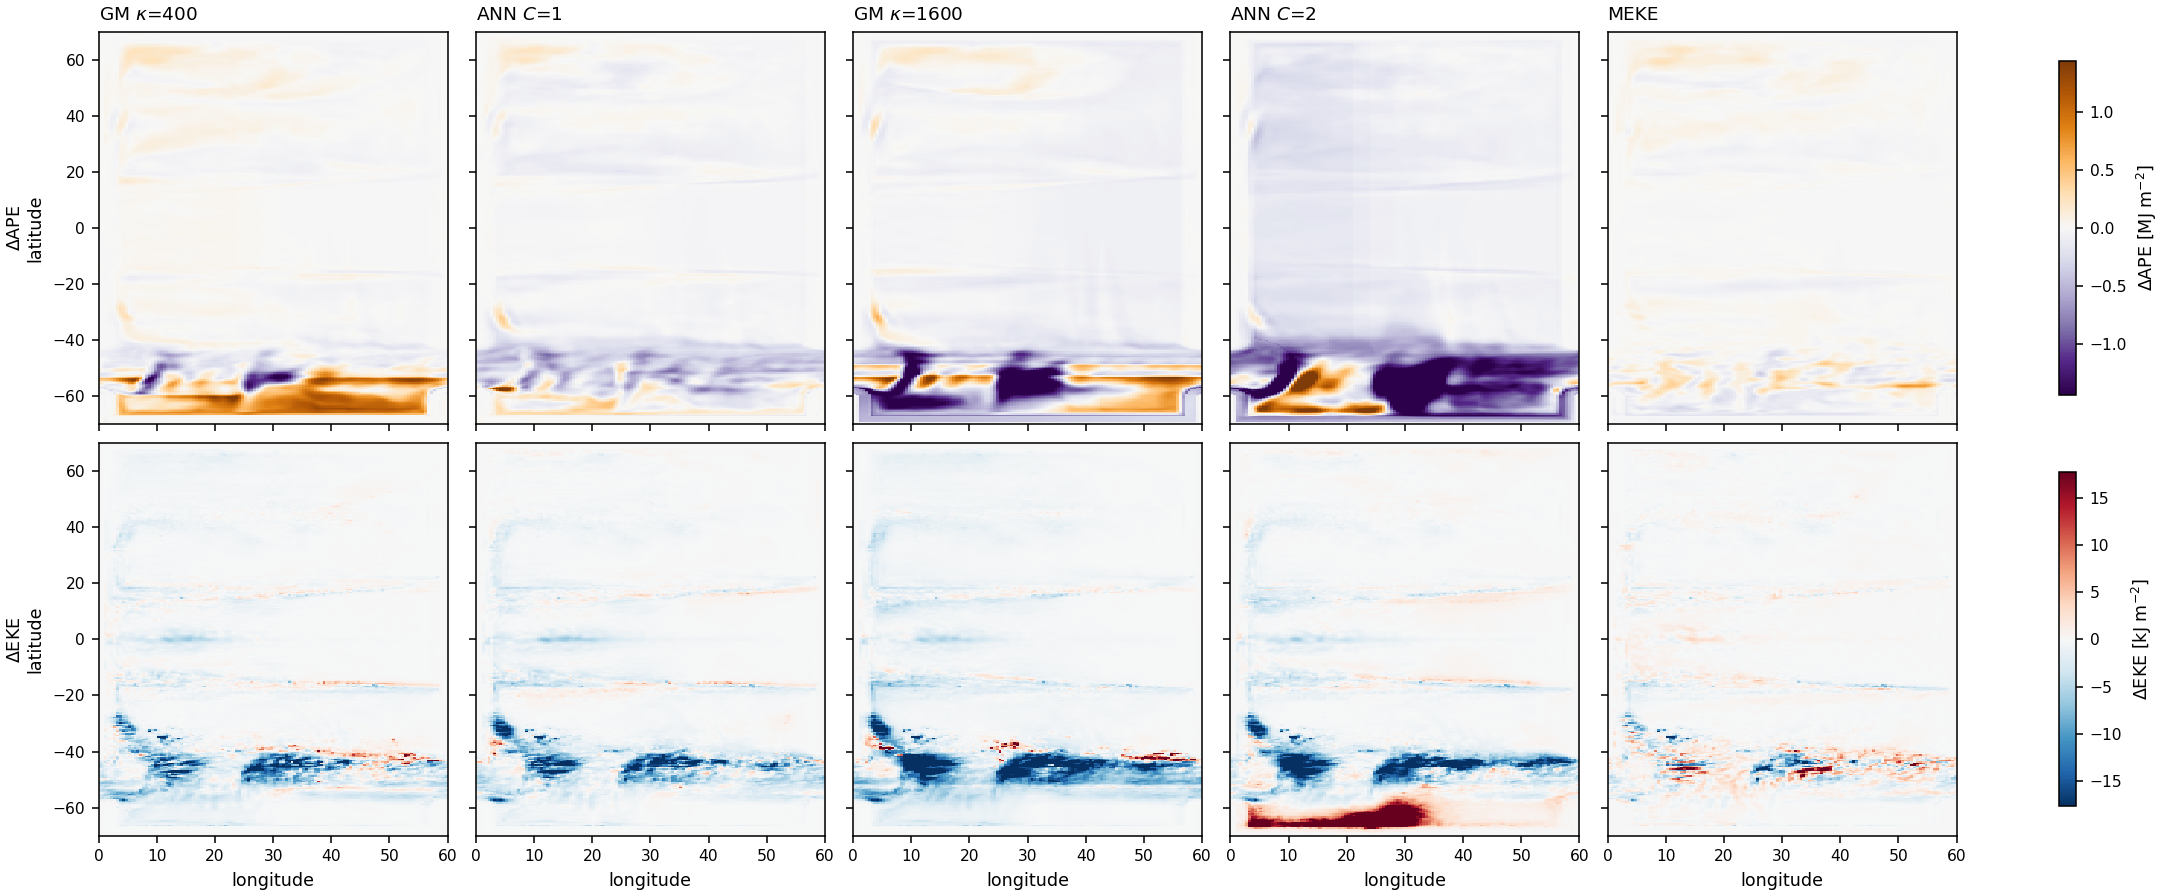

Generate this figure with Python:
"""NW2 analogue of the channel's dAPE / dEKE map comparison (Sec 4.1 Fig channel_ape_eke).

NW2 is ISOPYCNAL, so the interface-displacement APE the channel had to build in rho2 diagnostic
space is native here: the model's own `e` are the isopycnal interfaces and the layer densities are
fixed targets (zl coordinate), so

    APE(x,y) = sum_i 0.5 * g * drho_i * (e_i - R_i)^2      [J/m2]

with drho_i the density jump across interface i and R_i a common reference profile. There being no
truth comparison by design (Dhruv 2026-07-29: measure the RESPONSE to the parameterization, not the
match to a high-res truth), the reference is the horizontal mean of the unparameterized run's
time-mean interfaces -- a stated convention, since APE is quadratic and the reference does not
cancel in differences.

dEKE is the column-integrated resolved eddy energy from snapshot variance,
rho0 * sum_k 0.5 * h_k * (var_t u + var_t v), exactly as in the channel.

Everything is differenced against `bare`, which in NW2 is a TRUE zero-closure reference (MOM6
defaults THICKNESSDIFFUSE=False, KHTH=0 and the NW2 config never sets them)."""
import numpy as np, xarray as xr, glob
import matplotlib; matplotlib.use("Agg"); import matplotlib.pyplot as plt

B = "/scratch/db194/mom6/jul2026_nw2"
RHO0, G, NWIN = 1035.0, 9.8, 5
# paired for comparison: matched-response pair first, then the stronger pair, then MEKE
ORDER = [("GM400", "GM $\\kappa$=400"), ("ANN_c1p0", "ANN $C$=1"),
         ("GM1600", "GM $\\kappa$=1600"), ("ANN_c2p0", "ANN $C$=2"), ("MEKE", "MEKE")]

def last(run, stream, n=NWIN):
    return sorted(glob.glob(f"{B}/{run}/output/{stream}_*.nc"))[-n:]

def emean(run):
    fs = last(run, "longmean")
    return np.mean([xr.open_dataset(f, decode_times=False)["e"].mean("time").values for f in fs], axis=0)

def eke_map(run):
    out = []
    for f in last(run, "snapshots"):
        d = xr.open_dataset(f, decode_times=False)
        u, v, h = d["u"].values, d["v"].values, d["h"].values
        uc = 0.5 * (u[..., :-1] + u[..., 1:])                     # xq -> xh
        vc = 0.5 * (v[:, :, :-1, :] + v[:, :, 1:, :])             # yq -> yh
        var = 0.5 * (np.nanvar(uc, axis=0) + np.nanvar(vc, axis=0))   # (zl,y,x)
        hm = np.nanmean(h, axis=0)
        out.append(RHO0 * np.nansum(hm * var, axis=0))
        d.close()
    return np.mean(out, axis=0)

d0 = xr.open_dataset(last("bare", "longmean")[-1], decode_times=False)
rho_l = d0["zl"].values                       # layer target densities
lat, lon = d0["yh"].values, d0["xh"].values
d0.close()
# interface i sits between layers i-1 and i; interior interfaces 1..nz-1
drho = np.diff(rho_l)                          # (nz-1,)

e_bare = emean("bare")
R = np.nanmean(e_bare[1:-1], axis=(1, 2))      # common reference: horizontal-mean bare interfaces

def ape_map(e):
    ei = e[1:-1]                               # interior interfaces
    return np.nansum(0.5 * G * drho[:, None, None] * (ei - R[:, None, None]) ** 2, axis=0)

A0, K0 = ape_map(e_bare), eke_map("bare")
res = {}
for r, lab in ORDER:
    res[r] = (ape_map(emean(r)) - A0, eke_map(r) - K0, lab)

w = np.cos(np.deg2rad(lat))[:, None]
print(f"{'run':<10}{'dAPE mean':>12}{'dEKE mean':>12}{'dAPE rms':>11}{'dEKE rms':>11}")
for r, lab in ORDER:
    da, dk, _ = res[r]
    f = lambda x: float(np.nansum(x * w) / np.nansum(w * np.isfinite(x)))
    print(f"{r:<10}{f(da)/1e3:>11.1f}k{f(dk)/1e3:>11.1f}k{np.nanstd(da)/1e3:>10.1f}k{np.nanstd(dk)/1e3:>10.1f}k")
print("  (J/m2, area-weighted; k = 10^3)")

print("\npattern correlation of the RESPONSE between closures (dAPE):")
for a in ("ANN_c1p0", "ANN_c2p0"):
    for b in ("GM400", "GM1600", "MEKE"):
        x, y = res[a][0].ravel(), res[b][0].ravel()
        m = np.isfinite(x) & np.isfinite(y)
        print(f"  r({a:<9} , {b:<7}) = {np.corrcoef(x[m], y[m])[0,1]:+.3f}")

plt.rcParams.update({"font.size": 9, "axes.titlesize": 9.5, "axes.labelsize": 9,
                     "xtick.labelsize": 8, "ytick.labelsize": 8})
fig, ax = plt.subplots(2, 5, figsize=(15.5, 6.4), sharex=True, sharey=True, constrained_layout=True)
va = np.nanpercentile(np.abs(np.stack([res[r][0] for r, _ in ORDER])), 99) / 1e6
vk = np.nanpercentile(np.abs(np.stack([res[r][1] for r, _ in ORDER])), 99) / 1e3
for j, (r, lab) in enumerate(ORDER):
    da, dk, _ = res[r]
    p0 = ax[0, j].pcolormesh(lon, lat, da / 1e6, cmap="PuOr_r", vmin=-va, vmax=va, shading="auto", rasterized=True)
    p1 = ax[1, j].pcolormesh(lon, lat, dk / 1e3, cmap="RdBu_r", vmin=-vk, vmax=vk, shading="auto", rasterized=True)
    ax[0, j].set_title(lab, loc="left")
    ax[1, j].set_xlabel("longitude")
ax[0, 0].set_ylabel("$\\Delta$APE\nlatitude"); ax[1, 0].set_ylabel("$\\Delta$EKE\nlatitude")
fig.colorbar(p0, ax=ax[0, :], shrink=0.85, label="$\\Delta$APE [MJ m$^{-2}$]")
fig.colorbar(p1, ax=ax[1, :], shrink=0.85, label="$\\Delta$EKE [kJ m$^{-2}$]")
png = "/home/db194/ANN-momentum-buoyancy-mesoscale/src/training-on-CM2.6/scripts/nw2_ape_eke_maps.png"
fig.savefig(png, dpi=140); print("\nwrote", png)
